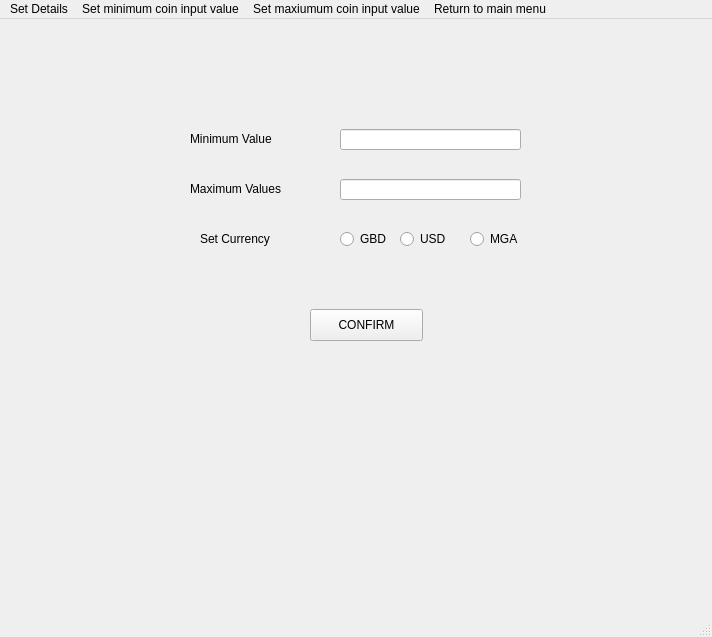
<?xml version="1.0" encoding="UTF-8"?>
<ui version="4.0">
 <class>MainWindow</class>
 <widget class="QMainWindow" name="MainWindow">
  <property name="geometry">
   <rect>
    <x>0</x>
    <y>0</y>
    <width>712</width>
    <height>637</height>
   </rect>
  </property>
  <property name="windowTitle">
   <string>MainWindow</string>
  </property>
  <widget class="QWidget" name="centralwidget">
   <widget class="QLabel" name="label">
    <property name="geometry">
     <rect>
      <x>190</x>
      <y>110</y>
      <width>101</width>
      <height>20</height>
     </rect>
    </property>
    <property name="text">
     <string>Minimum Value</string>
    </property>
   </widget>
   <widget class="QLineEdit" name="lineEdit">
    <property name="geometry">
     <rect>
      <x>340</x>
      <y>110</y>
      <width>181</width>
      <height>21</height>
     </rect>
    </property>
   </widget>
   <widget class="QLabel" name="label_2">
    <property name="geometry">
     <rect>
      <x>190</x>
      <y>160</y>
      <width>101</width>
      <height>20</height>
     </rect>
    </property>
    <property name="text">
     <string>Maximum Values</string>
    </property>
   </widget>
   <widget class="QLabel" name="label_3">
    <property name="geometry">
     <rect>
      <x>200</x>
      <y>210</y>
      <width>101</width>
      <height>20</height>
     </rect>
    </property>
    <property name="text">
     <string>Set Currency</string>
    </property>
   </widget>
   <widget class="QLineEdit" name="lineEdit_2">
    <property name="geometry">
     <rect>
      <x>340</x>
      <y>160</y>
      <width>181</width>
      <height>21</height>
     </rect>
    </property>
   </widget>
   <widget class="QRadioButton" name="radioButton">
    <property name="geometry">
     <rect>
      <x>340</x>
      <y>210</y>
      <width>100</width>
      <height>20</height>
     </rect>
    </property>
    <property name="text">
     <string>GBD</string>
    </property>
   </widget>
   <widget class="QRadioButton" name="radioButton_2">
    <property name="geometry">
     <rect>
      <x>400</x>
      <y>210</y>
      <width>100</width>
      <height>20</height>
     </rect>
    </property>
    <property name="text">
     <string>USD</string>
    </property>
   </widget>
   <widget class="QRadioButton" name="radioButton_3">
    <property name="geometry">
     <rect>
      <x>470</x>
      <y>210</y>
      <width>100</width>
      <height>20</height>
     </rect>
    </property>
    <property name="text">
     <string>MGA</string>
    </property>
   </widget>
   <widget class="QPushButton" name="pushButton">
    <property name="geometry">
     <rect>
      <x>310</x>
      <y>290</y>
      <width>113</width>
      <height>32</height>
     </rect>
    </property>
    <property name="text">
     <string>CONFIRM</string>
    </property>
   </widget>
  </widget>
  <widget class="QMenuBar" name="menubar">
   <property name="geometry">
    <rect>
     <x>0</x>
     <y>0</y>
     <width>712</width>
     <height>22</height>
    </rect>
   </property>
   <widget class="QMenu" name="menuSet_Details">
    <property name="title">
     <string>Set Details</string>
    </property>
   </widget>
   <widget class="QMenu" name="menuSet_minimum_coin_input_value">
    <property name="title">
     <string>Set minimum coin input value</string>
    </property>
   </widget>
   <widget class="QMenu" name="menuSet_maxiumum_coin_input_value">
    <property name="title">
     <string>Set maxiumum coin input value</string>
    </property>
   </widget>
   <widget class="QMenu" name="menuReturn_to_main_menu">
    <property name="title">
     <string>Return to main menu</string>
    </property>
   </widget>
   <addaction name="menuSet_Details"/>
   <addaction name="menuSet_minimum_coin_input_value"/>
   <addaction name="menuSet_maxiumum_coin_input_value"/>
   <addaction name="menuReturn_to_main_menu"/>
  </widget>
  <widget class="QStatusBar" name="statusbar"/>
 </widget>
 <resources/>
 <connections/>
</ui>
